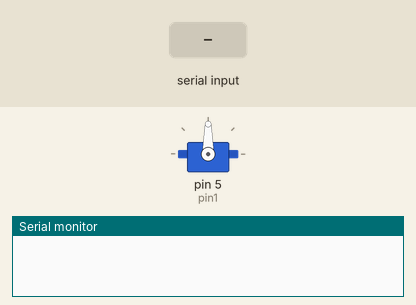
This sketch was run on a simulated Arduino Uno, built with avr-gcc and run on an emulated ATmega328P. On the bench: servo, the last lines printed to the serial monitor. The inputs (shaded band) are chosen by the test bench.

Above: at 1.2 s.
1.3 s: "30,150\n" received over Serial
At 3.5 s:
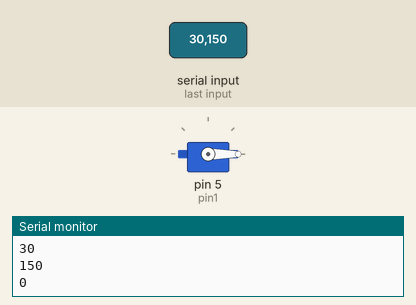
3.8 s: "90,45\n" received over Serial
At 4.3 s:
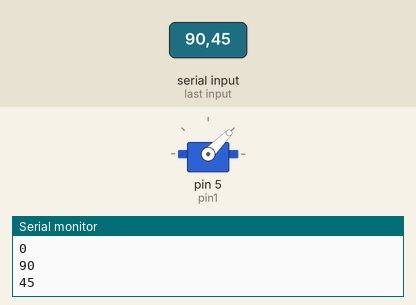
6.3 s: "200\n" received over Serial
At 7.0 s:
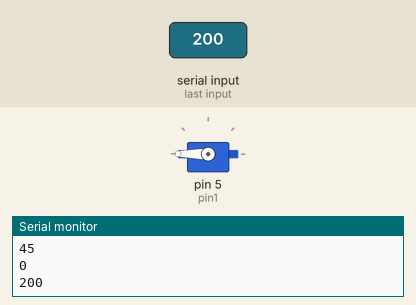
Timing chart, 0 to 9.3 s (numbered marks = the images above; inputs shaded):
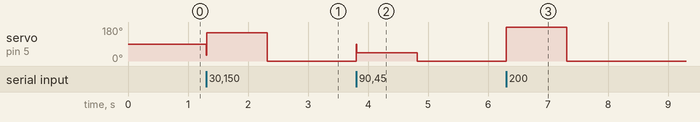

Measured:
- after the input at 1.3 s, servo on pin 5 (pin1): 90° → 150° at once, → 0° 1.0 s later
- after the input at 3.8 s, servo on pin 5 (pin1): 0° → 45° at once, → 0° 1.0 s later
- after the input at 6.3 s, servo on pin 5 (pin1): 0° → 180° at once, → 0° 1.0 s later

The sketch:

bldc.ino
```cpp
#include <Servo.h>
int pin1 = 5 ;
char b = 'x';
Servo s1, s2;
int fwd, rev;
int f1, f2;

int pos = 1500;
void setup()
{
  Serial.begin(9600);
  s1.attach(pin1, 1500, 2000);
  //s2.attach(pin2,1545,1646);

  //  delay(2000);
  //  s1.write(2000);
  //  delay(4000);
  //  s1.write(800);
  //  delay(2000);


}


void loop()
{

  if (Serial.available())
  {

    pos = Serial.parseInt();
    //    b = Serial.read();
    //    if (b == 'y')
    //    {
    //      s1.writeMicroseconds(1500);
    //      delay(1);
    //      s1.writeMicroseconds(pos);
    //      delay(10);
    //      //      pos = pos - 10;
    //      //      s1.writeMicroseconds(pos);
    //      //     // s2.writeMicroseconds(pos);
    //      //      delay(10);
    ////    s1.writeMicroseconds(pos);
    ////    delay(10);
    //    }
    //    if (b == 'x')
    //    {
    //      s1.writeMicroseconds(pos);
    //      delay(10);
    //      //      pos = pos + 10;
    //      //      s1.writeMicroseconds(pos);
    //      //     // s2.writeMicroseconds(pos);
    //      //      delay(10);
    //      Serial.println("xyz");
    //    }
    //    Serial.println(b);
    s1.write(pos);
    delay(10);
    Serial.println(pos);
  }
}
```
